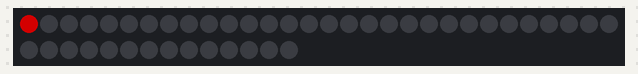
Bench run of a sketch on a simulated Arduino Uno, built with avr-gcc and run on an emulated ATmega328P. On the bench: 44 RGB LEDs in strip order, left to right, continuing on the next row. Dim RGB values are drawn brighter than linear; what the sketch prints to the serial monitor is not drawn.

Above: at 0.1 s.
At 0.7 s:
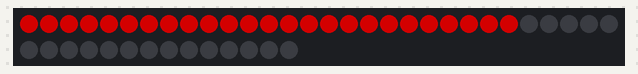
At 1.3 s:
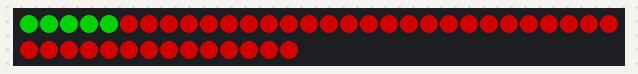
At 2.0 s:
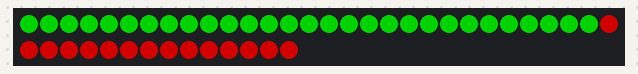
At 2.6 s:
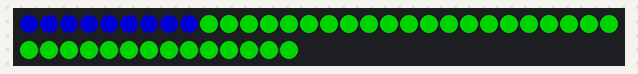
At 5.2 s:
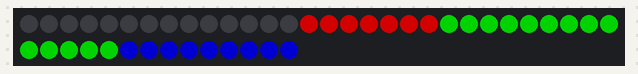

Measured:
- what the display in image 5 shows lasts 0.4 s, from 5.1 s to 5.5 s

The sketch:

Ambilight_FastLED.ino
```cpp
/*
 * Arduino interface for the use of WS2812 strip LEDs
 * Uses Adalight protocol and is compatible with Boblight, Prismatik etc...
 * "Magic Word" for synchronisation is 'Ada' followed by LED High, Low and Checksum
 * @author: Wifsimster <wifsimster@gmail.com>
 * @library: FastLED v3.001
 * @date: 11/22/2015
 */
#include "FastLED.h"
#define NUM_LEDS 44
#define DATA_PIN 12

// Baudrate, higher rate allows faster refresh rate and more LEDs (defined in /etc/boblight.conf)
#define serialRate 115200

// Adalight sends a "Magic Word" (defined in /etc/boblight.conf) before sending the pixel data
uint8_t prefix[] = {'A', 'd', 'a'}, hi, lo, chk, i;

// Initialise LED-array
CRGB leds[NUM_LEDS];

void setup() {
  // Use NEOPIXEL to keep true colors
  FastLED.addLeds<NEOPIXEL, DATA_PIN>(leds, NUM_LEDS);
  int reverse = 43;
  //FastLED.setBrightness(  15 );
  // Startup/Initial RGB flash

  for(int i = 0; i < NUM_LEDS; i++) {
    leds[i] = CRGB(127, 0, 0);
    FastLED.show();
    delay(25);
  }

  for(int i = 0; i < NUM_LEDS; i++) {
    leds[i] = CRGB(0, 127, 0);
    FastLED.show();
    delay(25);
  }

    for(int i = 0; i < NUM_LEDS; i++) {
    leds[i] = CRGB(0, 0, 127);
    FastLED.show();
    delay(25);
  }

for(int j = 0; j < 3; j++) {
  FastLED.clear();
  FastLED.show();
  delay(250);

  for(int i = 14; i < 21; i++)
  leds[i] = CRGB(127,0,0);

  for(int i = 21; i < 35; i++)
  leds[i] = CRGB(0,127,0);

  for(int i = 35; i < NUM_LEDS; i++)
  leds[i] = CRGB(0,0,127);

  FastLED.show();
  delay(400);
}

  LEDS.showColor(CRGB(0, 0, 0));
  Serial.begin(serialRate);
  // Send "Magic Word" string to host
  Serial.print("Ada\n");
}

void loop() {
  // Wait for first byte of Magic Word
  for(i = 0; i < sizeof prefix; ++i) {
    waitLoop: while (!Serial.available()) ;;
    // Check next byte in Magic Word
    if(prefix[i] == Serial.read()) continue;
    // otherwise, start over
    i = 0;
    goto waitLoop;
  }

  // Hi, Lo, Checksum
  while (!Serial.available()) ;;
  hi=Serial.read();
  while (!Serial.available()) ;;
  lo=Serial.read();
  while (!Serial.available()) ;;
  chk=Serial.read();

  // If checksum does not match go back to wait
  if (chk != (hi ^ lo ^ 0x55)) {
    i=0;
    goto waitLoop;
  }

  memset(leds, 0, NUM_LEDS * sizeof(struct CRGB));
  // Read the transmission data and set LED values
  for (uint8_t i = 0; i < NUM_LEDS; i++) {
    byte r, g, b;
    while(!Serial.available());
    r = Serial.read();
    while(!Serial.available());
    g = Serial.read();
    while(!Serial.available());
    b = Serial.read();
    leds[i].r = r;
    leds[i].g = g;
    leds[i].b = b;
  }

  // Shows new values
  FastLED.show();
}
```
